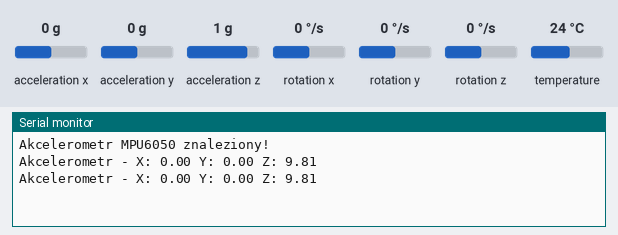
The sketch below on a simulated ESP32. Shown: the last lines printed to the serial monitor. The test bench sets the inputs (shaded band); at power-on: acceleration x 0 g, acceleration y 0 g, acceleration z 1 g, rotation x 0 °/s, rotation y 0 °/s, rotation z 0 °/s, temperature 24 °C.

Above: at 1.8 s.
1.9 s: acceleration x set to -1.4 g
At 2.3 s:
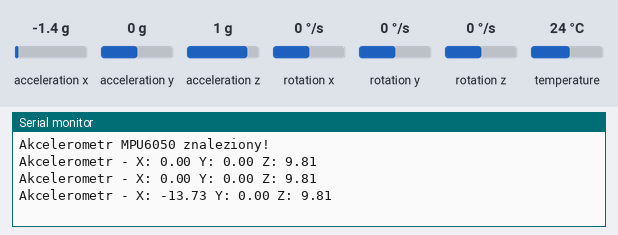
3.4 s: acceleration y set to -1.4 g
At 4.7 s:
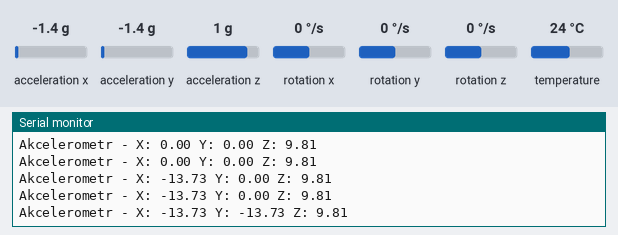
4.9 s: acceleration z set to -1.4 g
At 5.8 s:
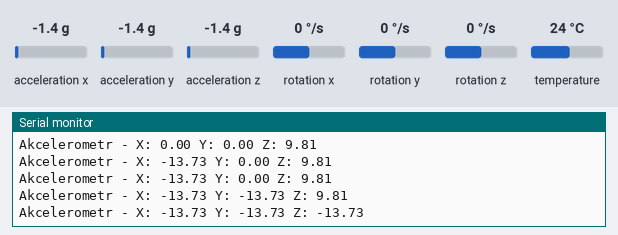

Measured:
- after the input at 1.9 s, the serial monitor: prints a new line after 0.11 s (image 1)
- after the input at 3.4 s, the serial monitor: prints a new line after 0.61 s (image 2)
- after the input at 4.9 s, the serial monitor: prints a new line after 0.11 s (image 3)

The sketch:

Test_MPU6050.ino
```cpp
#include <Wire.h>
#include <Adafruit_MPU6050.h>
#include <Adafruit_Sensor.h>

Adafruit_MPU6050 mpu;

void setup() {
  Serial.begin(115200);
  Wire.begin(21, 22); // SDA: GPIO21, SCL: GPIO22

  if (!mpu.begin()) {
    Serial.println("Nie odnaleziono akcelerometru MPU6050!");
    while (1);
  }
  Serial.println("Akcelerometr MPU6050 znaleziony!");
}

void loop() {
  sensors_event_t accel, gyro, temp;
  mpu.getEvent(&accel, &gyro, &temp);

  Serial.print("Akcelerometr - X: ");
  Serial.print(accel.acceleration.x);
  Serial.print(" Y: ");
  Serial.print(accel.acceleration.y);
  Serial.print(" Z: ");
  Serial.println(accel.acceleration.z);

  delay(1000);
}
```
